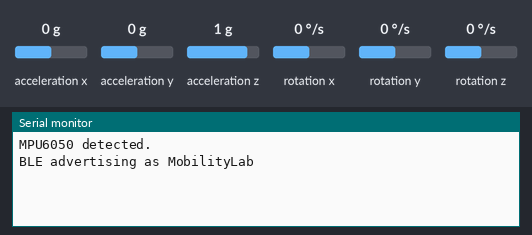
Simulated run of this sketch. Board: ESP32. Shown: the last lines printed to the serial monitor. Wiring (inferred from the names in the program): MPU-6050 motion sensor at I2C address 0x68. The test bench sets the inputs (shaded band); at power-on: acceleration x 0 g, acceleration y 0 g, acceleration z 1 g, rotation x 0 °/s, rotation y 0 °/s, rotation z 0 °/s. Nothing arrives over Bluetooth unless stated; a phone connects over Bluetooth LE 3 s after start.

Above: at 1.6 s.
1.7 s: acceleration x set to -1.4 g
At 3.51 s:
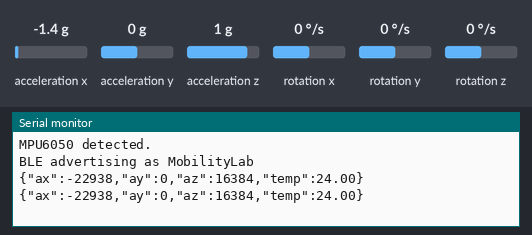
4.7 s: acceleration y set to -1.4 g
At 4.71 s:
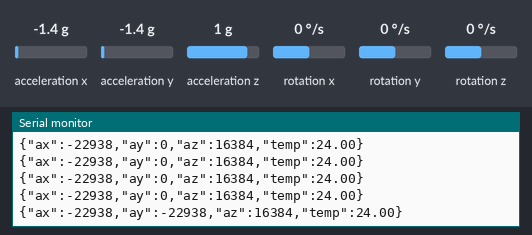
6.2 s: acceleration z set to -1.4 g
At 6.21 s:
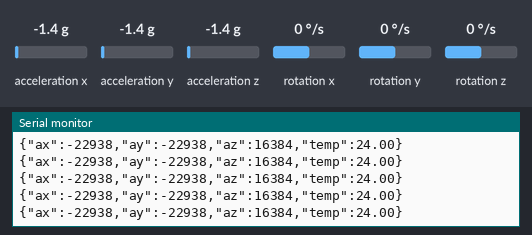

The sketch:

esp32_mpu6050_ble.ino
```cpp
/*
  Mobility Lab — ESP32 + MPU6050 BLE firmware
  Arduino IDE, ESP32 board package.
  BLE protocol: Nordic UART Service (NUS), newline-terminated JSON:
  {"ax":123,"ay":-456,"az":16384,"temp":24.7}

  Wiring (common ESP32 DevKit):
    MPU6050 VCC  -> 3V3
    MPU6050 GND  -> GND
    MPU6050 SDA  -> GPIO 21
    MPU6050 SCL  -> GPIO 22
*/

#include <Arduino.h>
#include <Wire.h>
#include <BLEDevice.h>
#include <BLEServer.h>
#include <BLEUtils.h>
#include <BLE2902.h>

#ifndef I2C_SDA
#define I2C_SDA 21
#endif
#ifndef I2C_SCL
#define I2C_SCL 22
#endif

static constexpr uint8_t MPU_ADDR = 0x68;
static constexpr uint8_t REG_PWR_MGMT_1 = 0x6B;
static constexpr uint8_t REG_ACCEL_CONFIG = 0x1C;
static constexpr uint8_t REG_ACCEL_XOUT_H = 0x3B;
static constexpr uint8_t REG_WHO_AM_I = 0x75;

static constexpr char DEVICE_NAME[] = "MobilityLab";
static constexpr char SERVICE_UUID[] = "6e400001-b5a3-f393-e0a9-e50e24dcca9e";
static constexpr char RX_UUID[]      = "6e400002-b5a3-f393-e0a9-e50e24dcca9e";
static constexpr char TX_UUID[]      = "6e400003-b5a3-f393-e0a9-e50e24dcca9e";

BLECharacteristic* txCharacteristic = nullptr;
bool deviceConnected = false;
bool oldDeviceConnected = false;
bool sensorReady = false;

class ServerCallbacks : public BLEServerCallbacks {
  void onConnect(BLEServer* server) override {
    deviceConnected = true;
  }
  void onDisconnect(BLEServer* server) override {
    deviceConnected = false;
  }
};

bool writeRegister(uint8_t reg, uint8_t value) {
  Wire.beginTransmission(MPU_ADDR);
  Wire.write(reg);
  Wire.write(value);
  return Wire.endTransmission() == 0;
}

bool readRegisters(uint8_t startReg, uint8_t* buffer, size_t length) {
  Wire.beginTransmission(MPU_ADDR);
  Wire.write(startReg);
  if (Wire.endTransmission(false) != 0) return false;

  size_t received = Wire.requestFrom((int)MPU_ADDR, (int)length, (int)true);
  if (received != length) return false;

  for (size_t i = 0; i < length; i++) buffer[i] = Wire.read();
  return true;
}

bool initMPU6050() {
  Wire.beginTransmission(MPU_ADDR);
  Wire.write(REG_WHO_AM_I);
  if (Wire.endTransmission(false) != 0) return false;

  if (Wire.requestFrom((int)MPU_ADDR, 1, (int)true) != 1) return false;
  uint8_t identity = Wire.read();
  if (identity != 0x68) {
    Serial.printf("Unexpected MPU6050 WHO_AM_I: 0x%02X\n", identity);
    return false;
  }

  // Wake sensor and select the default +/-2g accelerometer range.
  if (!writeRegister(REG_PWR_MGMT_1, 0x00)) return false;
  delay(100);
  if (!writeRegister(REG_ACCEL_CONFIG, 0x00)) return false;
  return true;
}

void setupBLE() {
  BLEDevice::init(DEVICE_NAME);
  BLEServer* server = BLEDevice::createServer();
  server->setCallbacks(new ServerCallbacks());

  BLEService* service = server->createService(SERVICE_UUID);

  txCharacteristic = service->createCharacteristic(
    TX_UUID,
    BLECharacteristic::PROPERTY_NOTIFY
  );
  txCharacteristic->addDescriptor(new BLE2902());

  // RX is included for NUS compatibility; this firmware does not need commands.
  BLECharacteristic* rx = service->createCharacteristic(
    RX_UUID,
    BLECharacteristic::PROPERTY_WRITE
  );
  (void)rx;

  service->start();

  BLEAdvertising* advertising = BLEDevice::getAdvertising();
  advertising->addServiceUUID(SERVICE_UUID);
  advertising->setScanResponse(true);
  advertising->start();

  Serial.println("BLE advertising as MobilityLab");
}

void setup() {
  Serial.begin(115200);
  delay(300);

  Wire.begin(I2C_SDA, I2C_SCL);
  Wire.setClock(400000);

  sensorReady = initMPU6050();
  if (sensorReady) {
    Serial.println("MPU6050 detected.");
  } else {
    Serial.println("ERROR: MPU6050 not detected. Check 3V3/GND/SDA/SCL and address 0x68.");
  }

  setupBLE();
}

void loop() {
  // Restart advertising after a client disconnects.
  if (!deviceConnected && oldDeviceConnected) {
    delay(300);
    BLEDevice::startAdvertising();
    oldDeviceConnected = deviceConnected;
  }
  if (deviceConnected && !oldDeviceConnected) {
    oldDeviceConnected = deviceConnected;
  }

  static uint32_t lastSample = 0;
  if (millis() - lastSample < 100) return; // 10 Hz
  lastSample = millis();

  if (!sensorReady || !deviceConnected || txCharacteristic == nullptr) return;

  uint8_t data[14];
  if (!readRegisters(REG_ACCEL_XOUT_H, data, sizeof(data))) {
    Serial.println("MPU6050 read failed.");
    return;
  }

  int16_t ax = (int16_t)((data[0] << 8) | data[1]);
  int16_t ay = (int16_t)((data[2] << 8) | data[3]);
  int16_t az = (int16_t)((data[4] << 8) | data[5]);
  int16_t rawTemp = (int16_t)((data[6] << 8) | data[7]);

  // MPU6050 datasheet conversion: temperature in degrees Celsius.
  float temperatureC = (rawTemp / 340.0f) + 36.53f;

  char message[100];
  snprintf(message, sizeof(message),
           "{\"ax\":%d,\"ay\":%d,\"az\":%d,\"temp\":%.2f}\n",
           ax, ay, az, temperatureC);

  txCharacteristic->setValue((uint8_t*)message, strlen(message));
  txCharacteristic->notify();

  Serial.print(message);
}
```

Measured:
- after the input at 1.7 s, the serial monitor: prints a new line after 1.7 s (image 1)
- after the input at 4.7 s, the serial monitor: prints a new line at once (image 2)
